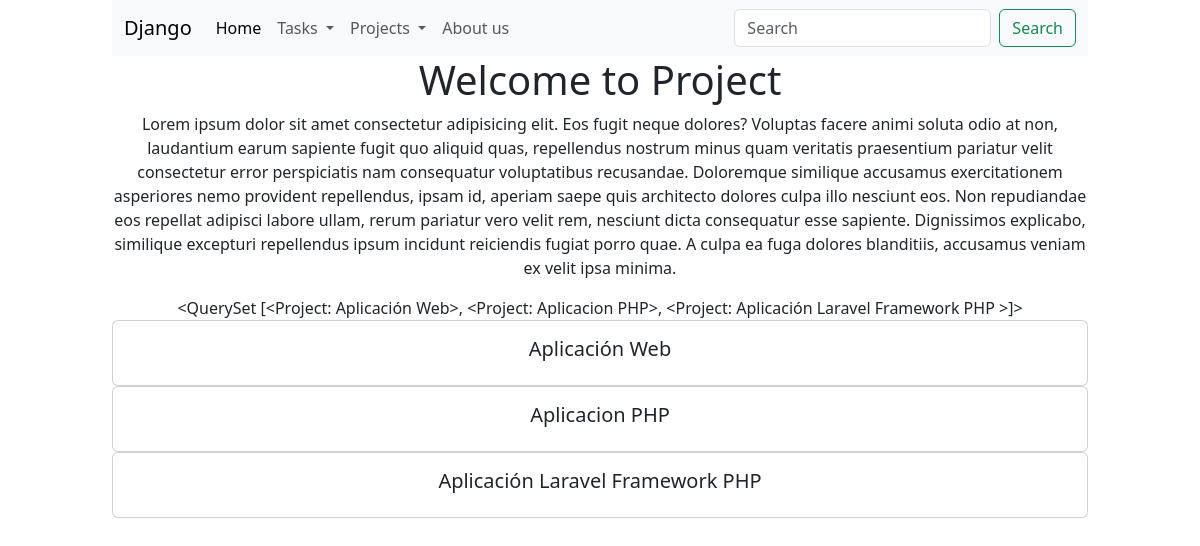
The page /projects/ on the database as committed earlier.
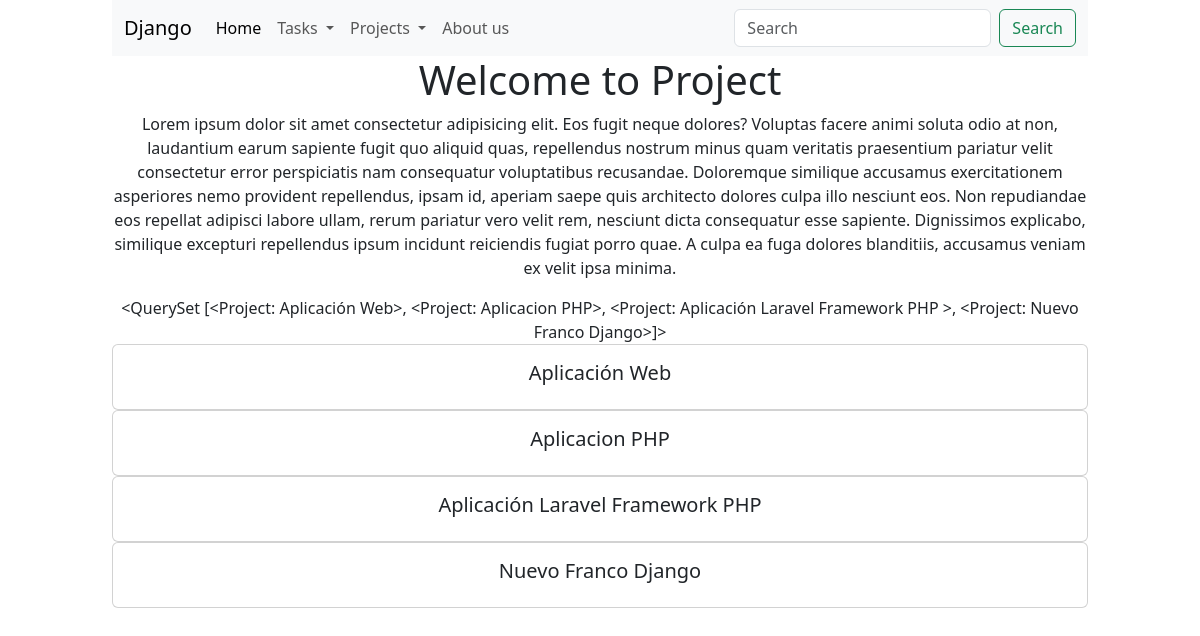
The same page on the database as committed later.
### myapp/models.py (models this page shows)
class Project(models.Model):
    name = models.CharField(max_length=200)
    description = models.TextField( blank=True)
    done = models.BooleanField(default=False)
    def __str__(self):
        return self.name

### myapp/views.py (the view)
# urls.py: path('projects/', views.projects, name='projects'),  # Agrego la vista projects
def projects(request):
    projects = Project.objects.all()
    return render(request, 'projects/projects.html', {'projects': projects})

### myapp/templates/projects/projects.html
{% extends 'layouts/base.html' %}
{% block content %}
<h1>Welcome to Project</h1>
<p>Lorem ipsum dolor sit amet consectetur adipisicing elit. Eos fugit neque dolores? Voluptas facere animi soluta
    odio at non, laudantium earum sapiente fugit quo aliquid quas, repellendus nostrum minus quam veritatis
    praesentium pariatur velit consectetur error perspiciatis nam consequatur voluptatibus recusandae. Doloremque
    similique accusamus exercitationem asperiores nemo provident repellendus, ipsam id, aperiam saepe quis
    architecto dolores culpa illo nesciunt eos. Non repudiandae eos repellat adipisci labore ullam, rerum pariatur
    vero velit rem, nesciunt dicta consequatur esse sapiente. Dignissimos explicabo, similique excepturi repellendus
    ipsum incidunt reiciendis fugiat porro quae. A culpa ea fuga dolores blanditiis, accusamus veniam ex velit ipsa
    minima.</p>
{{ projects }}
{% for project in projects %}
<div class="card">
    <div class="card-body">
        <h5 class="card-title">{{ project.name }}</h5>
    </div>
</div>
{% endfor %}
{% endblock %}

Rows that differ between the two databases and show on the page:
computed for Project "Aplicación Web": name.name "<QuerySet [<Project: Aplicación Web>, <Project: Aplicacion PHP>, <Project: Aplicación Laravel Framework PHP >]>" → "<QuerySet [<Project: Aplicación Web>, <Project: Aplicacion PHP>, <Project: Aplicación Laravel Framework PHP >, <Project: Nuevo Franco Django>]>"
added Project: name "Nuevo Franco Django"
